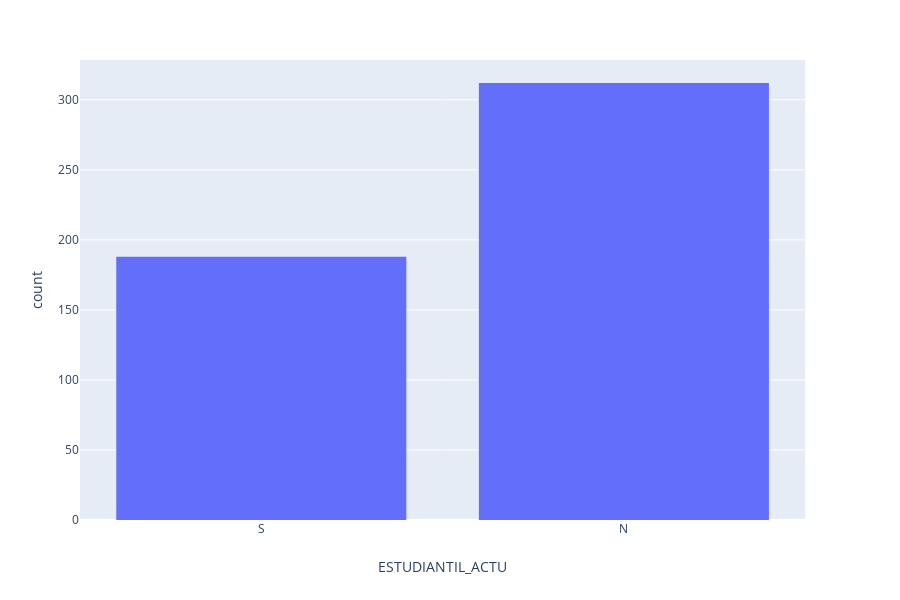

Notebook code for this chart:
### Markdown cell above
## ¿Cuántos alumnos realizan actividades estudiantiles actualmente?

### Code cell
fig = px.histogram(pData, x="ESTUDIANTIL_ACTU")
fig.show()

### Figure 1 — Plotly figure (JSON) as saved in the notebook; plotly's stock layout.template omitted (floating-point values rounded to 4 significant figures; data arrays with more than 128 entries replaced by an {"elided": "..."} marker saying what was removed)
{"data": [{"alignmentgroup": "True", "bingroup": "x", "hoverlabel": {"namelength": 0}, "hovertemplate": "ESTUDIANTIL_ACTU=%{x}<br>count=%{y}", "legendgroup": "", "marker": {"color": "#636efa"}, "name": "", "offsetgroup": "", "orientation": "v", "showlegend": false, "type": "histogram", "x": {"elided": "500 str values"}, "xaxis": "x", "yaxis": "y"}], "layout": {"barmode": "relative", "height": 600, "legend": {"tracegroupgap": 0}, "margin": {"t": 60}, "xaxis": {"anchor": "y", "domain": [0, 0.98], "title": {"text": "ESTUDIANTIL_ACTU"}}, "yaxis": {"anchor": "x", "domain": [0, 1], "title": {"text": "count"}}}}
